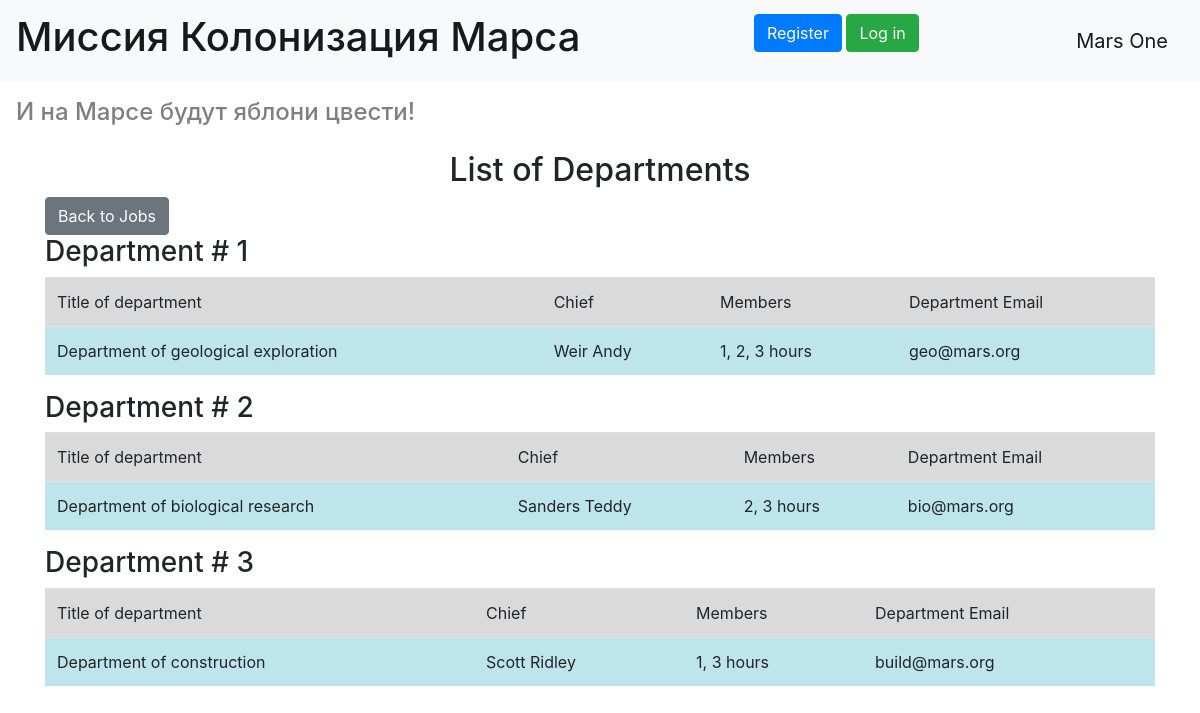
The page /departments on the database its author committed.
### data/departments.py (models this page shows)
class Department(SqlAlchemyBase, SerializerMixin):
    __tablename__ = 'departments'
    id = sqlalchemy.Column(sqlalchemy.Integer,
                           primary_key=True, autoincrement=True)
    title = sqlalchemy.Column(sqlalchemy.String, nullable=True)
    chief = sqlalchemy.Column(sqlalchemy.Integer,
                              sqlalchemy.ForeignKey('users.id'),
                              nullable=True)
    members = sqlalchemy.Column(sqlalchemy.String, nullable=True)
    email = sqlalchemy.Column(sqlalchemy.String, nullable=True)
    user = orm.relation('User')

### data/users.py (models this page shows, shortened)
class User(SqlAlchemyBase, UserMixin, SerializerMixin):
    __tablename__ = 'users'
    id = sqlalchemy.Column(sqlalchemy.Integer,
                           primary_key=True, autoincrement=True)
    surname = sqlalchemy.Column(sqlalchemy.String, nullable=True)
    name = sqlalchemy.Column(sqlalchemy.String, nullable=True)
    age = sqlalchemy.Column(sqlalchemy.Integer, nullable=True)
    position = sqlalchemy.Column(sqlalchemy.String, nullable=True)
    speciality = sqlalchemy.Column(sqlalchemy.String, nullable=True)
    address = sqlalchemy.Column(sqlalchemy.String, nullable=True)
    email = sqlalchemy.Column(sqlalchemy.String, unique=True, nullable=True)
    hashed_password = sqlalchemy.Column(sqlalchemy.String, nullable=True)
    modified_date = sqlalchemy.Column(sqlalchemy.DateTime, nullable=True)
    city_from = sqlalchemy.Column(sqlalchemy.String, nullable=True)
    jobs = orm.relation('Jobs', back_populates='user')
    departments = orm.relation('Department', back_populates='user')

### main.py (the view)
@app.route('/departments')
def list_of_departments():
    db_sess = db_session.create_session()
    departments = db_sess.query(Department)
    return render_template("departments.html", title='List of Departments', departments=departments)

### data/db_session.py (called while the page is built)
def create_session() -> Session:
    global __factory
    return __factory()

### templates/departments.html (shortened to what this page needs)
{% extends "base.html" %}
{% block content %}
<h2 align="center">List of Departments</h2>
<a href="/" class="btn btn-secondary">Back to Jobs</a>
{% for item in departments %}
<div>
    <h3>Department # {{ item.id }}</h3>
    <table width="100%" class="table">
        <tr class="table-active">
            <td>Title of department</td><td>Chief</td><td>Members</td><td>Department Email</td>
        </tr>
        <tr>
            <td class="table-info">{{ item.title }}</td>
            <td class="table-info">{{ item.user.surname }} {{ item.user.name }}</td>
            <td class="table-info">{{ item.members }} hours</td>
            <td class="table-info">{{ item.email }}</td>
        </tr>
    </table>
</div>
{% endfor %}
{% endblock %}

### templates/base.html (shortened to what this page needs)
<!doctype html>
<html lang="en">
<head>
    <link rel="stylesheet"
          href="https://stackpath.bootstrapcdn.com/bootstrap/4.4.1/css/bootstrap.min.css"
>
    <link rel="stylesheet"
          href="static/css/login.css">
</head>
<body>
<header>
    <nav class="navbar navbar-light bg-light">
        <a class="navbar-brand" href="#"><h1>Миссия Колонизация Марса</h1></a>
        {% if current_user.is_authenticated %}
        <a class="navbar-brand" href="/logout">{{ current_user.name }}</a>
        <a href="/logout" class="btn btn-secondary">Log out</a>
        {% else %}
        <p>
        <a class="btn btn-primary " href="/register">Register</a>
        <a class="btn btn-success" href="/login">Log in</a>
        </p>
        {% endif %}
        <a class="navbar-brand" href="/logout">Mars One</a>
    </nav>
    <nav class="navbar navbar-light">
      <span class="navbar-text">
          <h4>И на Марсе будут яблони цвести!</h4>
      </span>
    </nav>
</header>
<main role="main" class="container">
    {% block content %}{% endblock %}
</main>
</body>
</html>

### rows shown on the page
Department: id "1", title "Department of geological exploration", user.surname "Weir", user.name "Andy", members "1, 2, 3", email "geo@mars.org"
Department: id "2", title "Department of biological research", user.surname "Sanders", user.name "Teddy", members "2, 3", email "bio@mars.org"
Department: id "3", title "Department of construction", user.surname "Scott", user.name "Ridley", members "1, 3", email "build@mars.org"
